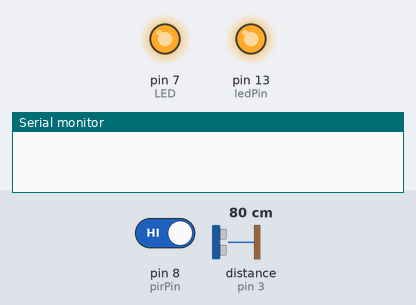
A sketch run on a simulated Arduino Uno, built with avr-gcc and run on an emulated ATmega328P. Parts: output pins drawn as LEDs (lit = HIGH), the last lines printed to the serial monitor. Wiring (inferred from the names in the program): ultrasonic range finder: trigger pin 2; echo pin 3. The inputs (shaded band) are chosen by the test bench; at power-on: distance to the obstacle (sensor on pin 3) 80 cm, pin 8 (pirPin) HIGH. The echo pulse lasts 58.3 µs per cm; pins used as bus, display or sensor lines are not drawn.

Above: at 1.2 s.
1.3 s: distance to the obstacle (sensor on pin 3) set to 2 cm
At 2.0 s:
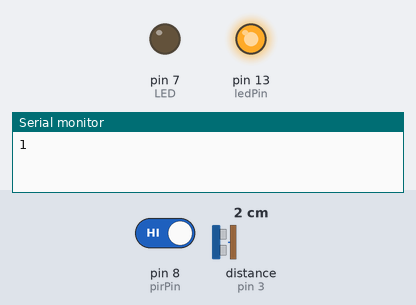
4.3 s: pin 8 (pirPin) driven LOW
At 6.5 s:
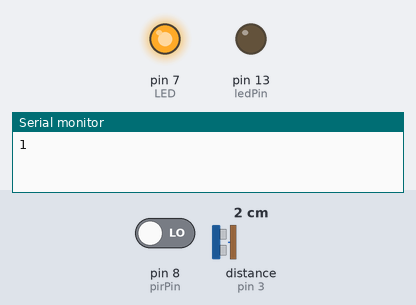
7.3 s: distance to the obstacle (sensor on pin 3) set to 12 cm
10.3 s: distance to the obstacle (sensor on pin 3) set to 16 cm
12.0 s: pin 8 (pirPin) driven HIGH
At 14.8 s:
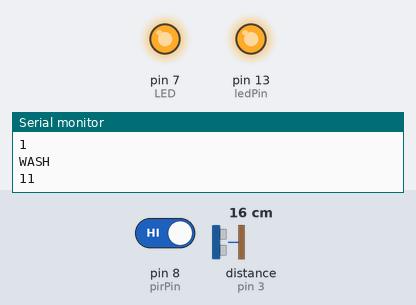
Timing chart, 0 to 16.0 s (numbered marks = the images above; inputs shaded):
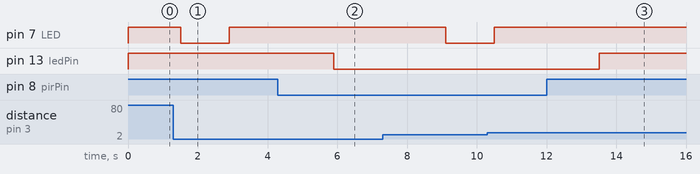

Measured:
- after the input at 1.3 s, pin 7 (LED): HIGH → LOW after 0.21 s, → HIGH 1.4 s later
- after the input at 4.3 s, pin 7 (LED): stays HIGH (without the input it goes to LOW after 1.8 s); pin 13 (ledPin): HIGH → LOW after 1.6 s
- after the input at 12.0 s, pin 13 (ledPin): LOW → HIGH after 1.5 s

The sketch:

WASHINGHAND_gunbat.ino
```cpp
int LED = 7; // Use the onboard Uno LED
int trigPin = 2;
int echoPin = 3;
int long duration;
int distance;
//int isObstacle = LOW;  // HIGH MEANS NO OBSTACLE
int ledPin = 13;               // LED
int pirPin = 8;
void setup() {
  pinMode(LED, OUTPUT);
  pinMode(echoPin, INPUT);
  pinMode(trigPin, OUTPUT);
  pinMode(ledPin, OUTPUT);
  pinMode(pirPin, INPUT);
  Serial.begin(9600);
}

void loop() {
  digitalWrite(trigPin,LOW);

  digitalWrite(trigPin,HIGH);

  digitalWrite(trigPin,LOW);
  duration=pulseIn(echoPin,HIGH);
  distance=(duration*0.034/2);
  if (distance <= 12)
  {
    delay(200);
    Serial.println(distance);
    digitalWrite(LED, LOW);
    delay (1400);
    digitalWrite(LED, HIGH);
    delay (3000);
    digitalWrite(LED, HIGH);

  }
  else
  {
    digitalWrite(LED, HIGH);
    digitalWrite(ledPin, HIGH);
  }
  int val = digitalRead(pirPin);
  if (val == 0) {            // if motion detected

   digitalWrite(ledPin, LOW);  // turn LED ON
   delay (3000);
   Serial.println("WASH");
  }
  else
  {
    digitalWrite(ledPin, HIGH);
    digitalWrite(LED, HIGH);
  }

}
```
